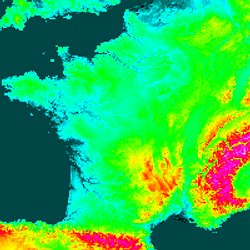
#> input picture france_map_2.jpg, 250 x 250 px
$ jupyter execute FranceMap.ipynb   (shell and % lines are left out)
#> lines starting #> are read from the running program, lines starting #| are printed output that depends on the picture
# Essais de représentation 3D de terrain et d'animations climatiques en Python

### 1° Importation des librairies (opencv, matplotlib, numpy,...)

[cell 1]
import sys, os
import cv2
import numpy as np
import matplotlib.pyplot as plt
from mpl_toolkits.mplot3d import Axes3D
from matplotlib import cm

### 2° Traitement d'une image du relief de la France

[cell 2]
# ouverture de l'image
img2 = cv2.imread("france_map_2.jpg")#france_map_2
#> img2 is the input picture: shape (250, 250, 3); mean B, G, R 81.7, 185.1, 46.8
# conversion en image de niveaux de gris
gray2 = cv2.cvtColor(img2, cv2.COLOR_BGR2GRAY)
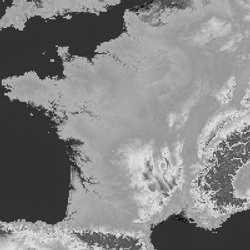
#> gray2: shape (250, 250); min 6, max 232, mean 131.9

[cell 3]
plt.imshow(gray2, cmap="gray") #affichage de l'image en niveau de gris
plt.show()

[cell 4]
# création des grilles 2D représentant les axes X et Y qui seront utilisés pour le plot 3D
x2 = range(gray2.shape[0])
y2 = range(gray2.shape[1])
X, Y = np.meshgrid(x2, y2) # meshgrid pour faire des matrices 2D au lieu de listes 1D

[cell 5]
# Traitement des données d'altitude : conversion de la couleur (niveau de gris) en une valeur d'altitude
# 1) On transpose l'image pour qu'elle soit dans le bon sens
data_print = gray2.T
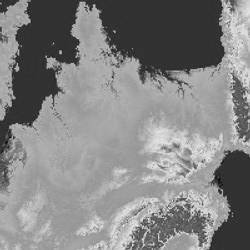
#> data_print: shape (250, 250); min 6, max 232, mean 131.9
# 2) on normalise entre 0 et 1 les valeurs pour ne pas avoir trop d'écart (niveaux de gris de 0 à 255)
min_d = data_print.min()
#> min_d = 6
max_d = data_print.max()
#> max_d = 232
data_print = data_print - min_d
data_print = data_print/(max_d-min_d)
data_print = data_print*0.5 #on réduis encore un peu l'échelle
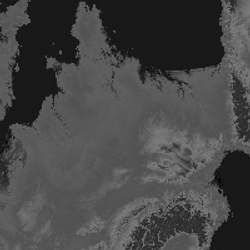
#> data_print: shape (250, 250) float64; min 0, max 0.5, mean 0.279

### 3° Affichage de la surface 3D correspondant aux données traitées :

[cell 6]
fig = plt.figure(figsize=(9,9))
ax = fig.add_subplot(111, projection='3d')
ax.set_zlim(0, 15)
surf = ax.plot_surface(X,Y,data_print, cmap=cm.coolwarm,linewidth=0,rstride = 1, cstride=1, antialiased=False)
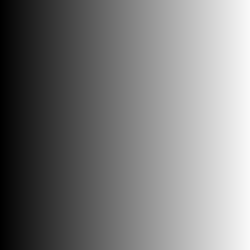
#> X: shape (250, 250) int64; min 0, max 249, mean 124.5
#affichage lent, on peut mettre une plus grande valeur que "rstride = 1, cstride=1" pour aller plus vite
plt.show()
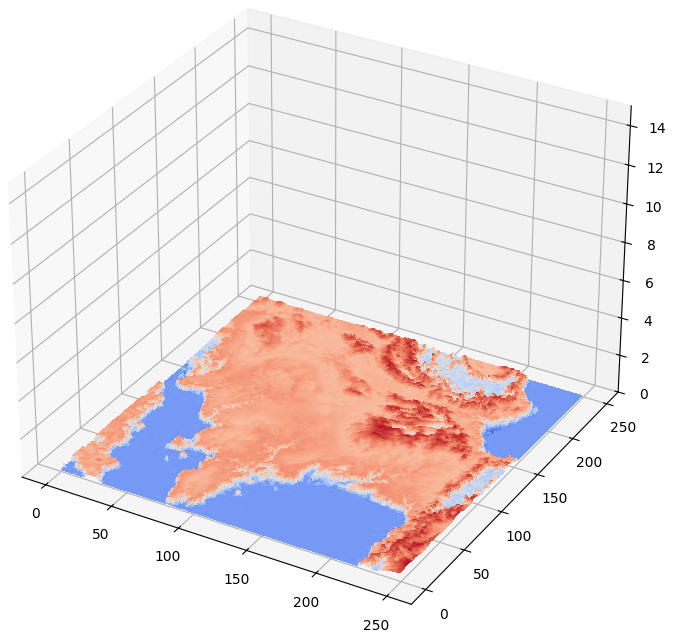
#> figure drawn by matplotlib, 1 panel

[cell 7]
#version plus rapide mais moins bonne résolution :

fig = plt.figure(figsize=(9,9))
ax = fig.add_subplot(111, projection='3d')
ax.set_zlim(0, 15)
surf = ax.plot_surface(X,Y,data_print, cmap=cm.coolwarm,linewidth=0,rstride = 4, cstride=4, antialiased=False)
plt.show()
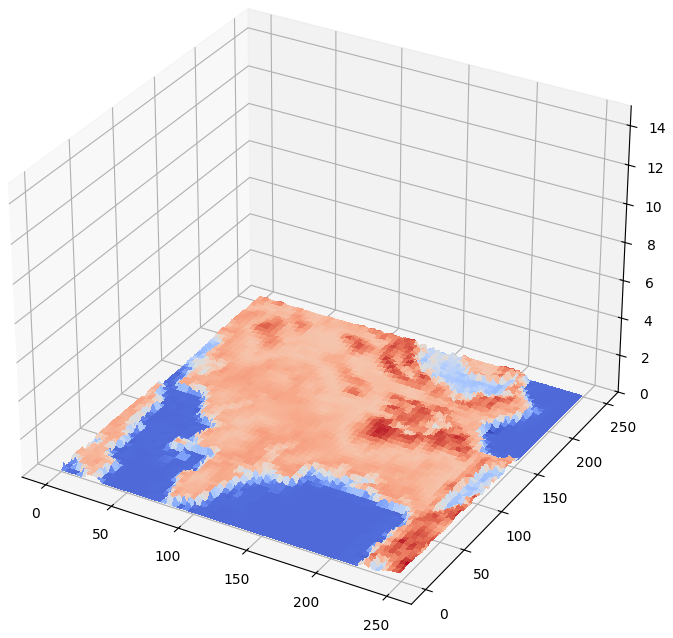
#> figure drawn by matplotlib, 1 panel

### 4° Création d'une animation de pluie

[cell 8]
#pluie sur toute la france
import numpy as np
import matplotlib.pyplot as plt
import mpl_toolkits.mplot3d.axes3d as p3
import matplotlib.animation as animation

def Gen_RainLine(length, dims=2):
    """
    Créé des lignes représentant le trajet des gouttes de pluie
    """
#> called with length = 40, dims = 3
    lineData = np.empty((dims, length))
    lineData[:, 0] = np.random.rand(dims)*[250,250,0]+np.array([0,0,10])*np.random.rand()
    for index in range(1, length):
        step = np.array([0,0,-0.1]) #*(np.random.rand()+1)
        if lineData[2,index - 1] + step[1] >0 :
            lineData[:, index] = lineData[:, index - 1] + step
        else:
            lineData[:, index] = lineData[:, index -1 ]

    return lineData


def update_lines(num, dataLines, lines):
    """
    Méthode qui définit ce qui doit être affiché à chaque pas de temps de l'animation.
    Affiche une portion de chaque ligne, correspondant à la position actuelle de chaque goutte
    """
    i = num-2
    if(i<0):
        i=0
    for line, data in zip(lines, dataLines):
        line.set_data(data[0:2, i:num])
        line.set_3d_properties(data[2, i:num])
    return lines

# Création de l'environnement 3D de la figure
fig = plt.figure(figsize=(9,9))
ax = p3.Axes3D(fig)

# génère 100 gouttes de pluie
data = [Gen_RainLine(40, 3) for index in range(100)]

# Création des lignes correspondant (zorder = 10 pour résoudre un bug de superposition du à matplotlib)
lines = [ax.plot(dat[0, 0:1], dat[1, 0:1], dat[2, 0:1], c='b', zorder=10)[0] for dat in data]

# Propriétés et bornes de chaque axe :
ax.set_xlim3d([0.0, 250.0])
ax.set_xlabel('X')

ax.set_ylim3d([0.0, 250.0])
ax.set_ylabel('Y')

ax.set_zlim3d([0.0, 10.0])
ax.set_zlabel('Z')

ax.set_title('Pluie')

# Creation de l'animation
line_ani = animation.FuncAnimation(fig, update_lines, frames=40, fargs=(data, lines), interval = 10, blit=False)

# On ajoute la surface (relief de la france)
surf = ax.plot_surface(X,Y,data_print, cmap=cm.coolwarm,linewidth=0,rstride = 5, cstride=5, antialiased=False, zorder=0)
#Les performances étant mauvaises, on réduit la qualité de la texture du relief de la france pour éviter le lag
# (on sous-échantillonne le relief à 1 point sur 5 pour alléger les traitements)

plt.show()
